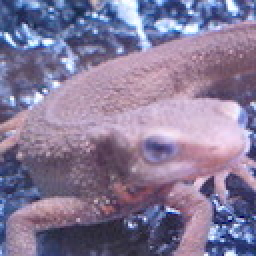
#> input picture img/imori.jpg, 128 x 128 px, found by its file name (shown 2 times larger)
$ python histgram.py
#> lines starting #> are read from the running program, lines starting #| are printed output that depends on the picture
import cv2
import numpy as np
from matplotlib import pyplot as plt

img = cv2.imread('img/imori.jpg',0)
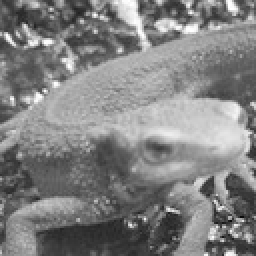
#> img: shape (128, 128) (shown 2 times larger); min 8, max 255, mean 129.1
# 第二引数：グレースケールのため[0]
hist = cv2.calcHist([img], [0], None, [256], [0, 256])
#> hist = 256 values, max 160 at index 93, min 0 at index 0, mean 64

# ravel(): 多次元配列を1次元配列に変換する
hist, bins = np.histogram(img.ravel(), 256, [0, 256])
#> bins = 257 values from 0 to 256

# ビンごとの計算はnp.bincount()を使った方が高速
hist = np.bincount(img.ravel(), minlength=256)

img = cv2.imread('img/imori.jpg')
#> img is the input picture: shape (128, 128, 3); mean B, G, R 152.8, 121.8, 134.1
color = ('b','g','r')
for i,col in enumerate(color):
    # 第二引数：グレースケールのため[0]
    histr = cv2.calcHist([img],[i],None,[256],[0,256])
    plt.plot(histr, color = col)
    plt.xlim([0,256])
plt.show()
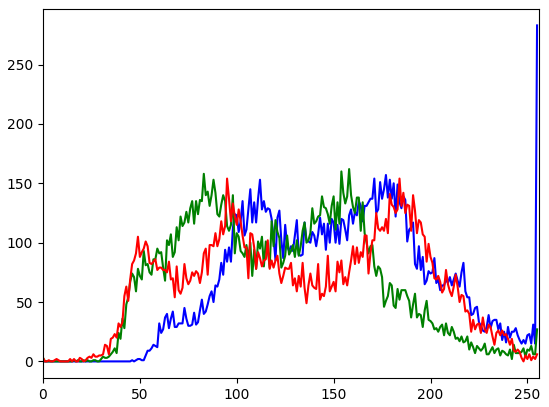
#> figure drawn by matplotlib, 1 panel; curve peaks at x = 255, y = 283; curve peaks at x = 158, y = 162; curve peaks at x = 95, y = 154

plt.hist(img.ravel(),256,[0,256]); plt.show()
#> after `plt.hist(img.ravel(), 256, [0, 256])`:
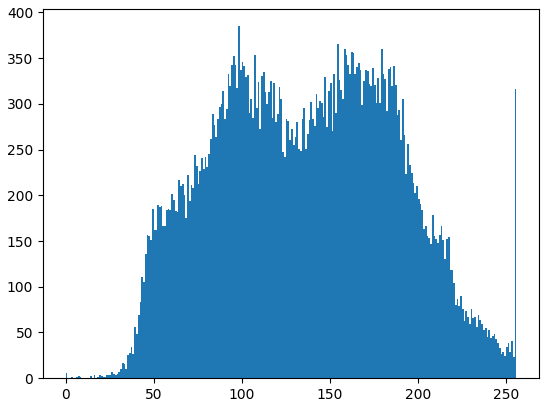
#> figure drawn by matplotlib, 1 panel; tallest bar 385 high, from x = 98 to 99

#maskを作成する場合
mask = np.zeros(img.shape[:2], np.uint8)
mask[50:100, 50:100] = 255
masked_img = cv2.bitwise_and(img, img, mask=mask)
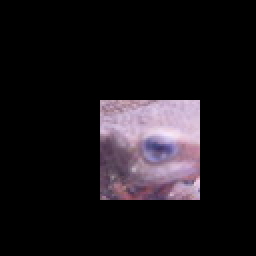
#> masked_img: shape (128, 128, 3) (shown 2 times larger); mean B, G, R 24.8, 20.9, 25.1

hist_full = cv2.calcHist([img],[0], None, [256], [0,256])
#> hist_full = 256 values, max 283 at index 255, min 0 at index 0, mean 64
hist_mask = cv2.calcHist([img],[0], mask, [256], [0,256])
#> hist_mask = 256 values, max 41 at index 217, min 0 at index 0, mean 9.77

plt.subplot(221), plt.imshow(img, 'gray')
plt.subplot(222), plt.imshow(mask,'gray')
plt.subplot(223), plt.imshow(masked_img, 'gray')
plt.subplot(224), plt.plot(hist_full), plt.plot(hist_mask)
plt.xlim([0,256])

plt.show()
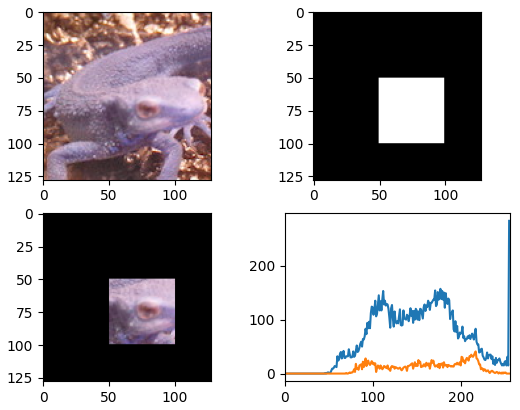
#> figure drawn by matplotlib, 4 panels; B, G, R data is drawn as R, G, B; panel 4: curve peaks at x = 255, y = 283; panel 4: curve peaks at x = 217, y = 41

$ run again, with img/baby.jpg copied over img/imori.jpg
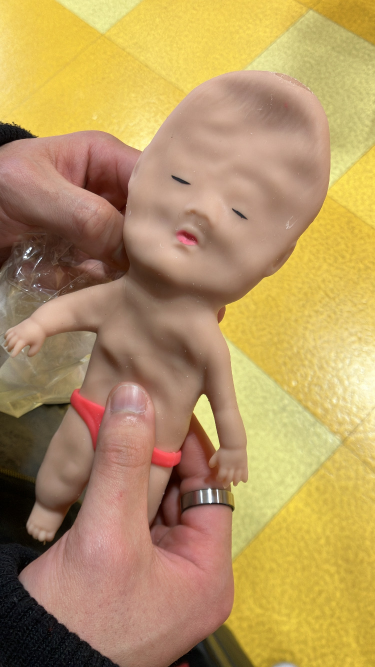
#> input picture img/baby.jpg, 750 x 1334 px, found by its file name (shown at 1/2 size)
#> hist = 256 values, max 11326 at index 201, min 50 at index 254, mean 3908.2
#> bins = 257 values from 0 to 256
#> img is the input picture: shape (1334, 750, 3); mean B, G, R 97.4, 150.3, 181.8
#> `masked_img = cv2.bitwise_and(img, img, mask=mask)`:
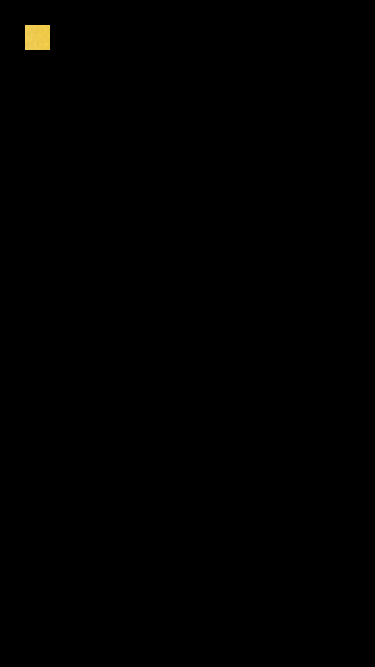
#> masked_img: shape (1334, 750, 3) (shown at 1/2 size); mean B, G, R 0.2, 0.5, 0.6
#> hist_full = 256 values, max 10904 at index 128, min 0 at index 236, mean 3908.2
#> hist_mask = 256 values, max 169 at index 75, min 0 at index 0, mean 9.77
#> `plt.show()`:
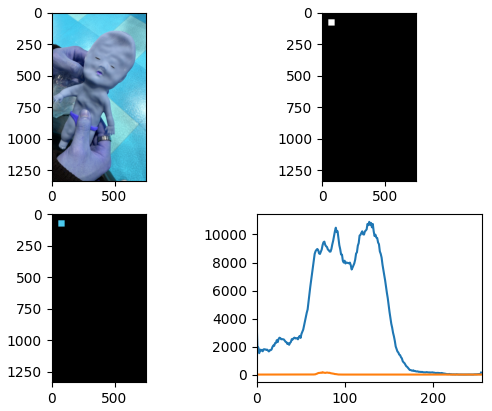
#> figure drawn by matplotlib, 4 panels; B, G, R data is drawn as R, G, B; panel 4: curve peaks at x = 128, y = 10904; panel 4: curve peaks at x = 75, y = 169

$ run again, with img/clahe_1.jpg copied over img/imori.jpg
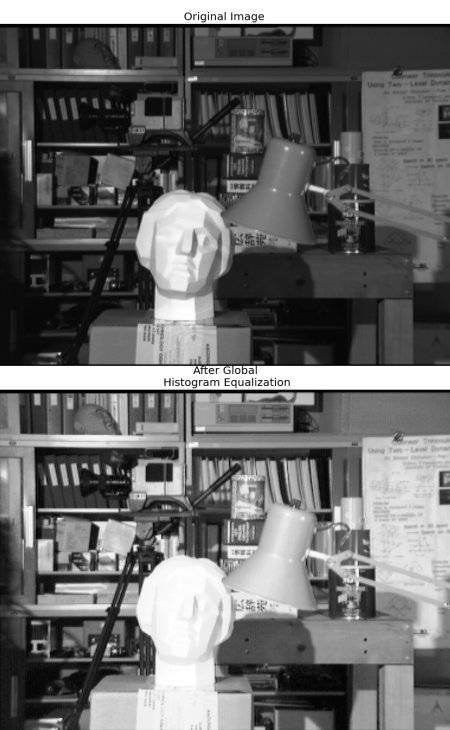
#> input picture img/clahe_1.jpg, 450 x 730 px, found by its file name
#> img is the input picture: shape (730, 450); min 0, max 255, mean 107.8
#> hist = 256 values, max 16291 at index 255, min 228 at index 1, mean 1283.2
#> bins = 257 values from 0 to 256
#> `masked_img = cv2.bitwise_and(img, img, mask=mask)`:
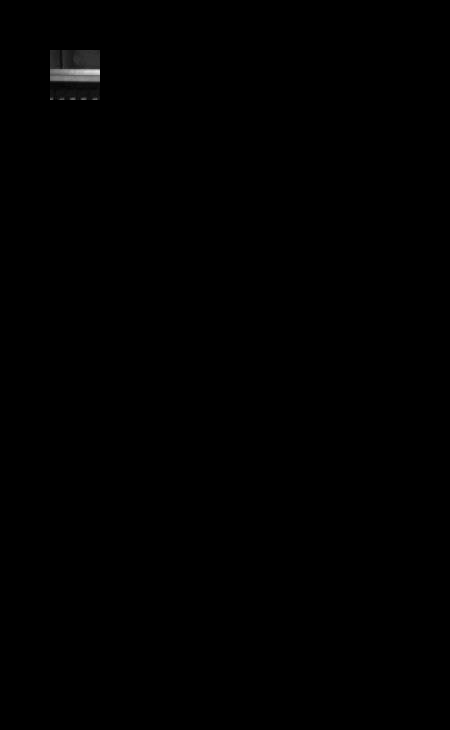
#> masked_img: shape (730, 450, 3); min 0, max 227, mean 0.4
#> hist_full has the same summary as hist
#> hist_mask = 256 values, max 81 at index 16, min 0 at index 0, mean 9.77
#> `plt.show()`:
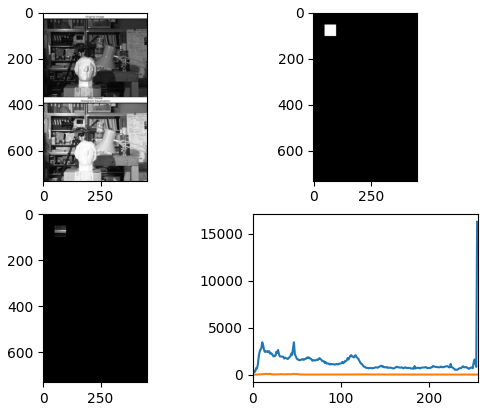
#> figure drawn by matplotlib, 4 panels; panel 4: curve peaks at x = 255, y = 16291; panel 4: curve peaks at x = 16, y = 81
